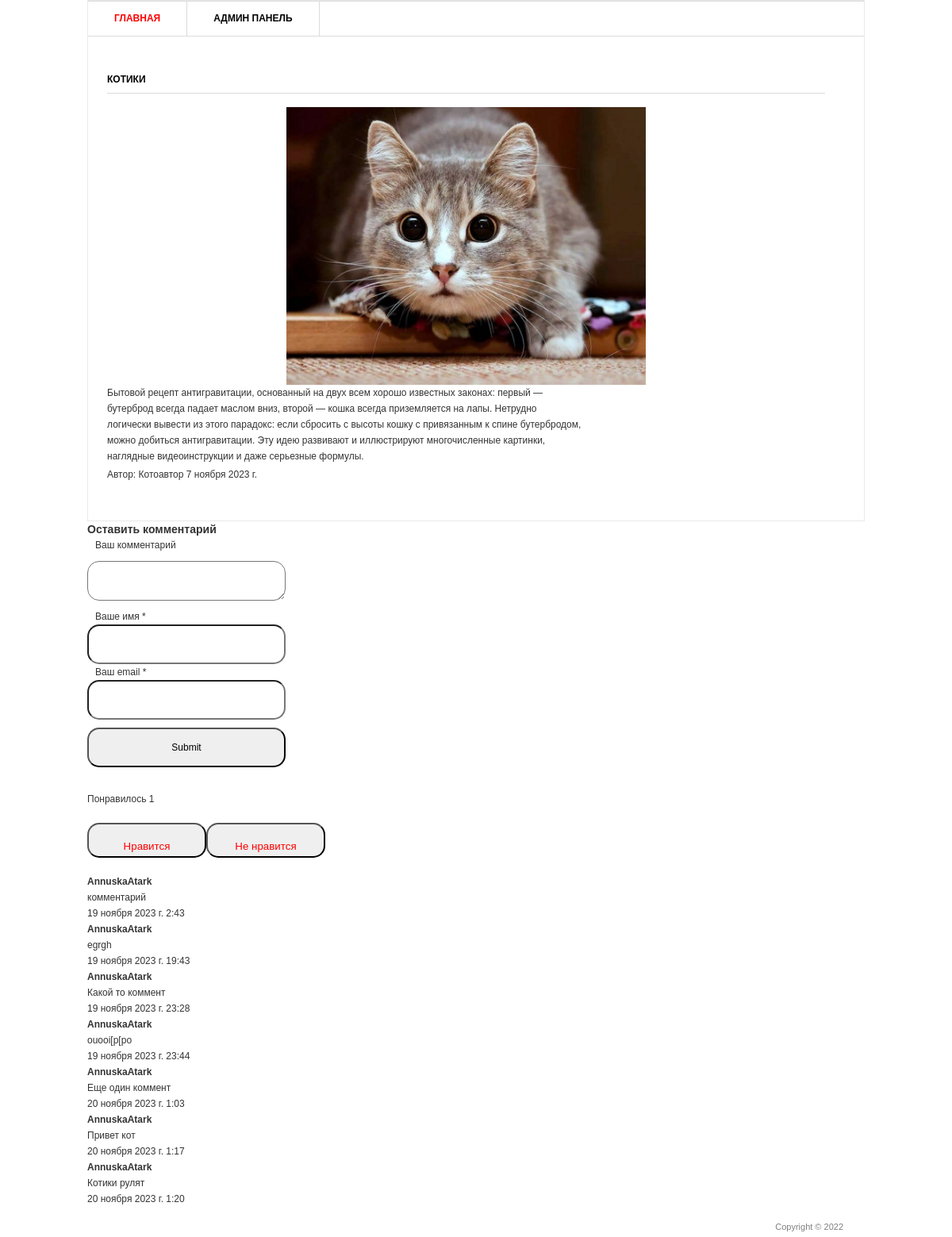
/1/, run on the app's committed database.
### blog/models.py (models this page shows, shortened)
class Post(models.Model):
    title = models.CharField("Заголовок записи", max_length=100)
    description = models.TextField("Текст записи")
    author = models.CharField("Автор статьи", max_length=100)
    date = models.DateField("Дата")
    image = models.ImageField("Изображение", upload_to="image/%Y")

class Comment(models.Model):
    email = models.EmailField()
    name = models.CharField("Имя пользователя", max_length=50)
    text_comment = models.TextField("Текст комментария", max_length=2000)
    date = models.DateTimeField(auto_now_add=True)
    post = models.ForeignKey(Post, on_delete=models.CASCADE)

### blog/views.py (the view)
# urls.py: path("<int:pk>/", views.PostDetail.as_view()),
class PostDetail(ListView):
    def get(self, request, pk):
        post = Post.objects.get(id=pk)
        return render(request, "blog/blog_detail.html", {"post": post})

### templates/blog/blog_detail.html (shortened to what this page needs)
{% load static %}
<html>
<head>
	<link rel="stylesheet" href="{% static 'style.css' %}" type="text/css" media="all" />
</head>
<body>
<div class="shell">
	<div class="border">
		<div id="navigation">
			<ul>
			    <li><a href="/" class="active">Главная</a></li>
			    <li><a href="/admin">Админ панель</a></li>
			</ul>
		</div>
		<div id="main">
			<div id="content" class="left">
				<div class="projects">
					<h3>{{ post.title }}</h3>
                    <p style="text-align: center;"><img src="{{ post.image.url }}" alt="изображение" width="50%" height="350px"/></p>
					<div class="item">
						<div class="text left">
							<p>{{ post.description }}</p>
							<p>Автор: {{post.author}}   {{ post.date}} </p>
						</div>
					</div>
				</div>
			</div>
		</div>
	</div>
	<div>
		<h3>Оставить комментарий</h3>
		<div >
			<form  action="{% url 'add_comments' post.id %}"; method="post">
				<div>
			<label style="margin: 10px 10px;">Ваш комментарий</label>
		</div>
		<div >
			<textarea name="text_comment"; style="border-radius: 15px; padding: 15px; height: 50px; width: 250px; margin: 10px 0px; resize: vertical;"></textarea>
		</div>
		<div>
			<label style="margin: 10px 10px;">Ваше имя *</label>
		</div>
		<div>
			<input type="text"; name="name"; style="border-radius: 15px; padding: 15px; height: 50px; width: 250px;">
		</div>
		<div>
			<label style="margin: 10px 10px;"> Ваш email *</label>
		</div>
		<div>
			<input type="email"; name="email"; style="border-radius: 15px; padding: 15px; height: 50px; width: 250px;">
		</div>
		<div>
			<input type="submit"; style="border-radius: 15px; padding: 15px; height: 50px; width: 250px; margin: 10px 0px;">
		</div>
		</form>
		</div>
	</div>
	<div>
		<br>
		<p>Понравилось {{ post.like_set.all.count }}</p>
		<br>
		<button style="border-radius: 15px; padding: 20px; height: 30px; width: 150px; text-align: center; "><a style="text-decoration: none;"; href="{% url 'add_like' post.id %}">Нравится</a></button><button style="border-radius: 15px; padding: 20px; height: 30px; width: 150px; text-align: center;"><a style="text-decoration: none;"; href="{% url 'del_like' post.id %}">Не нравится</a></button>
		<br>
	</div>
	<br>
	<div> {% for comment in post.comment_set.all %}
		<div>
			<h4>{{ comment.name }}</h4>
			<p>{{ comment.text_comment}}</p>
			<p>{{comment.date}}</p>
		</div>
	{% endfor %}
</div>
	<div id="footer">
		<p class="copy right">Copyright &copy;  2022 </p>
	</div>
</div>
</body>
</html>

### static/style.css (style rules this page uses)
* { margin: 0; padding: 0; outline:0; }
body { font-size: 12px; line-height: 20px; font-family: Georgia, Arial, Helvetica, Sans-Serif; color: #333; background: url() repeat 0 0; }
a { color: #ff0000; text-decoration: none; cursor:pointer; }
input, textarea, select { font-family: Arial, Helvetica, sans-serif; font-size:12px; }
textarea { overflow:auto; }
.left, .alignleft { float: left; display: inline; }
.right, .alignright { float: right; display: inline; }
.shell { width: 980px; margin: 0 auto; }
.border { border: 1px solid #e8e8e8; background: #fff; position: relative; }
#navigation { height: 43px; border-top: 1px solid #dbdbdb; border-bottom: 1px solid #dbdbdb; }
#navigation ul { list-style: none; }
#navigation ul li { float: left; height: 43px; border-right: 1px solid #dbdbdb; font-size: 12px; line-height: 43px; font-weight: bold; text-transform: uppercase; }
#navigation ul li a { float: left; height: 43px; color: #000; padding: 0 33px; }
#navigation ul li a:hover, #navigation ul li a.active { color: #ff0000; text-decoration: none; }
#main { width: 932px; padding: 37px 24px 17px 24px; }
#main h3 { font-size: 12px; line-height: 15px; color: #000; text-transform: uppercase; border-bottom: 1px solid #dbdbdb; padding: 0 0 9px 0; }
#content { width: 905px; }
.projects { padding: 10px 0 0 0; }
.projects h3 { margin: 0 0 17px 0; }
.projects .item { margin: 0 0 28px 0; }
.projects .text { width: 600px; }
.projects .text p { padding: 0 0 3px 0; }
#footer { font-family: Arial, sans-serif; font-size: 11px; line-height: 14px; color: #7f7f7f; padding: 18px 27px 20px 38px; }

### data on the page
Post: title "КОТИКИ", image (picture), description "Бытовой рецепт антигравитации, основанный на двух всем хорошо известных законах: первый — бутерброд всегда падает маслом вниз, второй — кошка всегда приземляется на лапы. Нетрудно логически вывести из этого парадокс: если сбросить с высоты кошку с привязанным к спине бутербродом, можно добиться антигравитации. Эту идею развивают и иллюстрируют многочисленные картинки, наглядные видеоинструкции и даже серьезные формулы.", author "Котоавтор", date "7 ноября 2023 г.", like_set.all.count "1"
Comment: name "AnnuskaAtark", text_comment "комментарий", date "19 ноября 2023 г. 2:43"
Comment: name "AnnuskaAtark", text_comment "egrgh", date "19 ноября 2023 г. 19:43"
Comment: name "AnnuskaAtark", text_comment "Какой то коммент", date "19 ноября 2023 г. 23:28"
Comment: name "AnnuskaAtark", text_comment "ouooi[p[po", date "19 ноября 2023 г. 23:44"
Comment: name "AnnuskaAtark", text_comment "Еще один коммент", date "20 ноября 2023 г. 1:03"
Comment: name "AnnuskaAtark", text_comment "Привет кот", date "20 ноября 2023 г. 1:17"
Comment: name "AnnuskaAtark", text_comment "Котики рулят", date "20 ноября 2023 г. 1:20"
